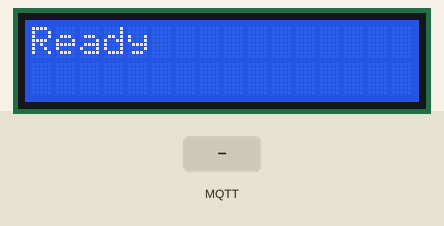
Recording of a sketch running on a simulated Arduino Uno R4 WiFi. Shown: 16×2 character LCD. The test bench sets the inputs (shaded band). WiFi joins after 1.5 s; servers stay silent unless stated; no MQTT or app messages arrive unless stated; what the sketch prints to the serial monitor is not drawn.

Above: at 5.8 s.
5.9 s: MQTT message "1" arrives on the first subscribed topic
At 6.3 s:
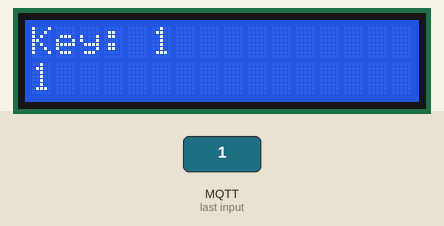
7.4 s: MQTT message "on" arrives on the first subscribed topic
At 8.6 s:
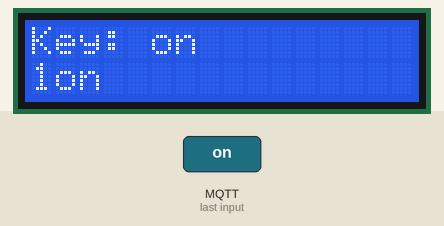
8.9 s: MQTT message "off" arrives on the first subscribed topic
At 10.0 s:
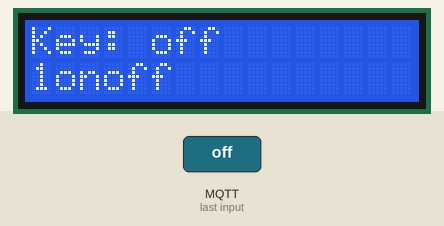
10.4 s: MQTT message "0" arrives on the first subscribed topic
At 11.1 s:
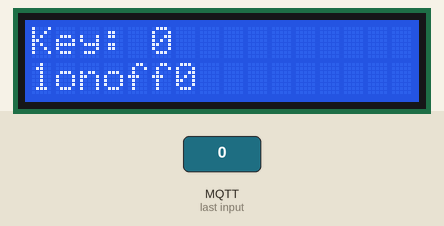
11.9 s: MQTT message "on" arrives on the first subscribed topic
At 12.4 s:
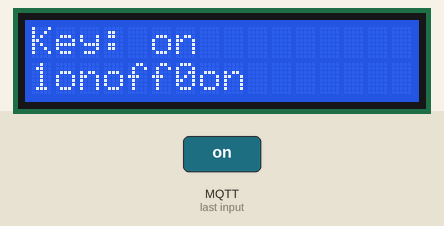
13.4 s: MQTT message "2" arrives on the first subscribed topic
At 14.7 s:
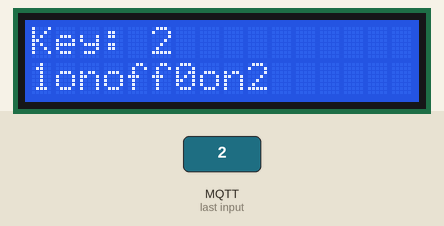
Timing chart, 0 to 15.9 s (numbered marks = the images above; inputs shaded):
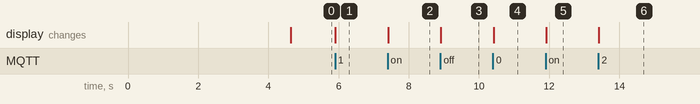

The sketch:

Mock_Reciver_LCD.ino
```cpp
#include <WiFiS3.h>            // ไลบรารี Wi-Fi ของ UNO R4 WiFi
#include <MQTT.h>              // ไลบรารี arduino-mqtt
#include <Wire.h>              // ไลบรารี I2C
#include <LiquidCrystal_I2C.h> // ไลบรารีจอ LCD แบบ I2C

const char* WIFI_SSID = "iPhonePut";       // ชื่อ Wi-Fi (ฮอตสปอต)
const char* WIFI_PASSWORD = "12345678a";   // รหัส Wi-Fi (ลบก่อนอัปโหลด Onlearn)
const char* MQTT_HOST = "phycom.it.kmitl.ac.th";  // broker
const int MQTT_PORT = 1883;                // พอร์ตฝั่งบอร์ด
const char* CLIENT_ID = "arduino-lcd-68070129";   // ต้องไม่ซ้ำกับอุปกรณ์อื่น
const char* TOPIC_KEYPAD = "68070129/keypad";     // topic ที่ subscribe

LiquidCrystal_I2C lcd(0x27, 16, 2);        // LCD 16x2 ที่อยู่ 0x27 (ถ้าไม่ขึ้นลอง 0x3F)

WiFiClient net;             // ตัวเชื่อมต่อเครือข่าย
MQTTClient client(256);     // ตัว MQTT (buffer 256 ไบต์)
String history = "";        // เก็บประวัติปุ่มที่ได้รับ (สูงสุด 16 ตัว)

void showScreen(String last) {                 // วาดข้อความบนจอ
  lcd.clear();                                 // ล้างจอ
  lcd.setCursor(0, 0);                         // ไปบรรทัดบน
  lcd.print("Key: ");                          // ข้อความหัว
  lcd.print(last);                             // ปุ่มล่าสุด
  lcd.setCursor(0, 1);                         // ไปบรรทัดล่าง
  lcd.print(history);                          // ประวัติปุ่ม
}

void messageReceived(String &topic, String &payload) {  // ถูกเรียกเมื่อมีข้อความเข้า
  Serial.print(topic);                         // แสดง topic
  Serial.print(" = ");
  Serial.println(payload);                     // แสดงค่าที่ได้รับ
  if (topic != TOPIC_KEYPAD) return;           // สนใจเฉพาะ topic keypad
  history += payload;                          // ต่อค่าใหม่เข้าประวัติ
  if (history.length() > 16) {                 // เกิน 16 ตัวอักษร
    history = history.substring(history.length() - 16);  // ตัดให้เหลือ 16 ตัวท้าย
  }
  showScreen(payload);                         // อัปเดตจอ
}

void connectWiFi() {                           // เชื่อมต่อ Wi-Fi
  Serial.print("WiFi");                        // แสดงว่ากำลังต่อ
  while (WiFi.status() != WL_CONNECTED) {      // วนจนกว่าจะต่อได้
    WiFi.begin(WIFI_SSID, WIFI_PASSWORD);      // ลองต่อ
    Serial.print(".");                         // จุดแสดงว่ายังพยายามอยู่
    delay(3000);                               // รอ 3 วินาที
  }
  Serial.println(" OK");                       // ต่อสำเร็จ
}

void connectMQTT() {                           // เชื่อมต่อ MQTT
  Serial.print("MQTT");                        // แสดงว่ากำลังต่อ
  while (!client.connect(CLIENT_ID)) {         // วนจนกว่าจะต่อได้
    Serial.print(".");                         // จุดแสดงว่ายังพยายามอยู่
    delay(1000);                               // รอ 1 วินาที
  }
  Serial.println(" OK");                       // ต่อสำเร็จ
  client.subscribe(TOPIC_KEYPAD);              // subscribe ทุกครั้งที่ต่อใหม่
}

void setup() {
  Serial.begin(115200);                        // เปิด Serial Monitor
  lcd.init();                                  // เริ่มต้น LCD
  lcd.backlight();                             // เปิดไฟพื้นหลัง
  lcd.setCursor(0, 0);                         // ไปบรรทัดบน
  lcd.print("Connecting...");                  // แจ้งว่ากำลังเชื่อมต่อ
  connectWiFi();                               // ต่อ Wi-Fi
  client.begin(MQTT_HOST, MQTT_PORT, net);     // ตั้งค่า broker
  client.onMessage(messageReceived);           // ลงทะเบียนฟังก์ชันรับข้อความ
  connectMQTT();                               // ต่อ MQTT แล้ว subscribe
  lcd.clear();                                 // ล้างจอ
  lcd.print("Ready");                          // แจ้งว่าพร้อมแล้ว
}

void loop() {
  client.loop();                               // รับข้อความ ต้องเรียกทุกรอบ
  if (WiFi.status() != WL_CONNECTED) connectWiFi();   // หลุด Wi-Fi ให้ต่อใหม่
  if (!client.connected()) connectMQTT();             // หลุด MQTT ให้ต่อใหม่
}
```

Measured:
- after the input at 5.9 s, the display: changes at once (image 1)
- after the input at 7.4 s, the display: changes at once (image 2)
- after the input at 8.9 s, the display: changes at once (image 3)
- after the input at 10.4 s, the display: changes at once (image 4)
- after the input at 11.9 s, the display: changes at once (image 5)
- after the input at 13.4 s, the display: changes at once (image 6)
